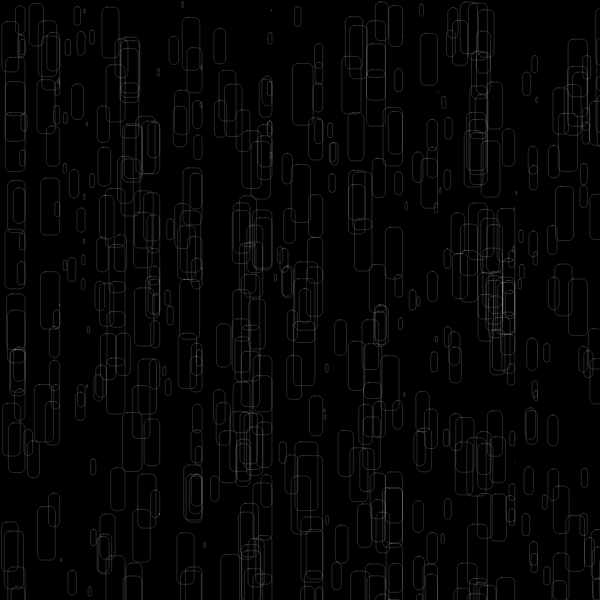
Frame 1 (no input)
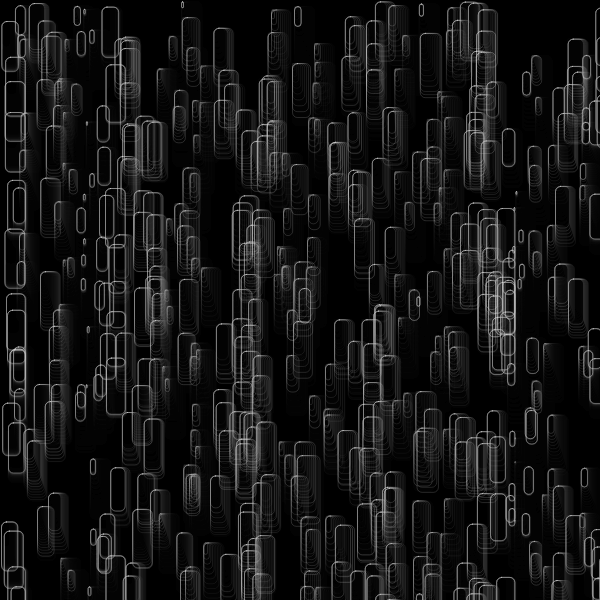
Frame 60 (no input)
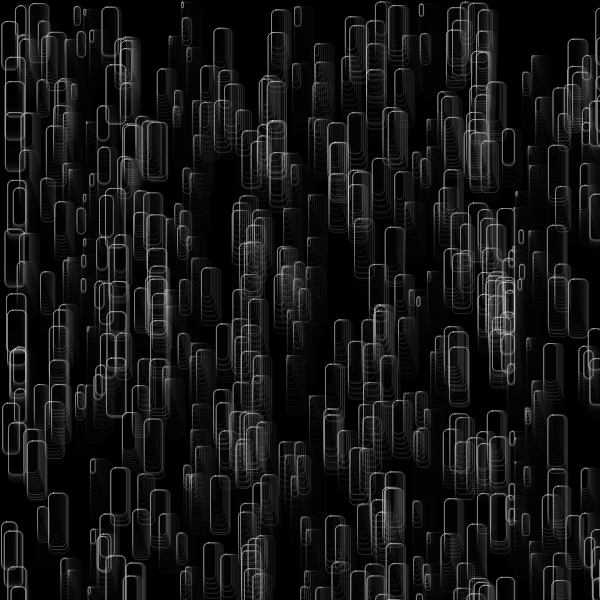
Frame 120 (the mouse pressed at the canvas centre since frame 60)

The p5.js sketch that drew these frames (run headless with seeded random() and noise() and a simulated clock; from frame 60 on, the mouse is pressed at the canvas centre):

// p5.js sketch
// ── sketch.js
//forked from  kyami 

let moverSystems = [];
let num = 10;
let cells, cols, rows;
let offset, margin;
let cellW, cellH;
let bg;
let graphics;


function setup() {
  w = 600;
  var canvas;
    if(windowWidth>=600 && windowHeight >=600){
      canvas = createCanvas(600, 600);
    }
    else{
      canvas = createCanvas(windowWidth, windowHeight - 100);
    }

  var x = (windowWidth - width) / 2;
  var y = (windowHeight - height) / 2;

  canvas.position(x, y);
  background(0);
  noStroke();
}


function draw() {
  let t = frameCount * 0.008;
  randomSeed(3);
  background(0, 40);
  for (let i=0; i < 500; i++) {
    let x = random(width); let y = random(width);
    let r = width/2 - max(abs(x-width/2),abs(y-width/2));

    for (let j=0; j < 12; j++) {
      let sx = width/2+245*cos(-j*1.2+t);
      let sy = width/2+245*sin(-j*0.52+t);
      let s = 50;
          r = min(r, min(abs(sy-s-y),abs(sy+s-y))-20);
      
    }

    
    r = min(r, abs(width/2-x));
    
    let c = color(255)
    c.setAlpha(8*exp(-r));
    stroke(244, 40)
    noFill();
    rect(y,x,r, r*3, 5, 5);
  }
}
